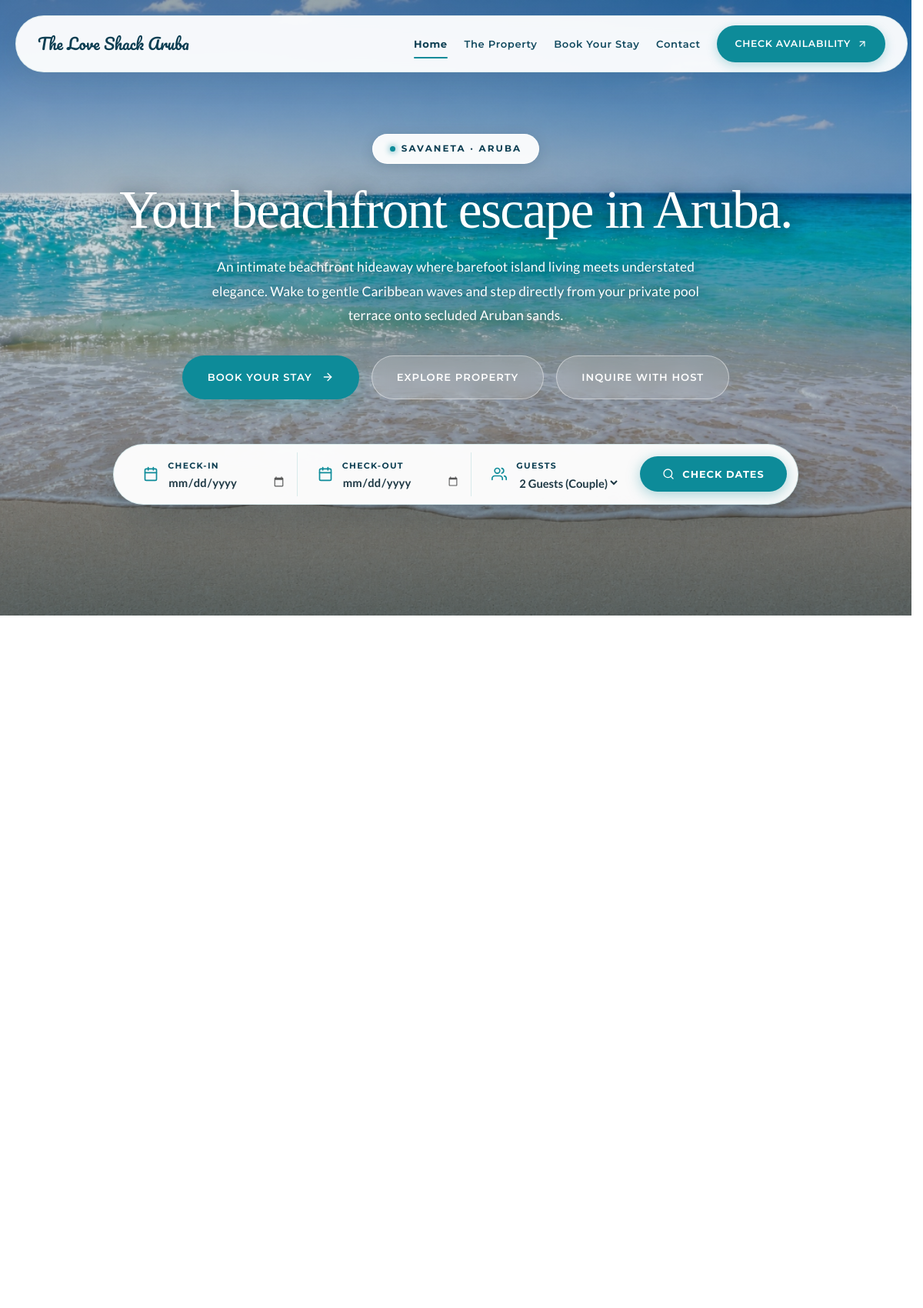
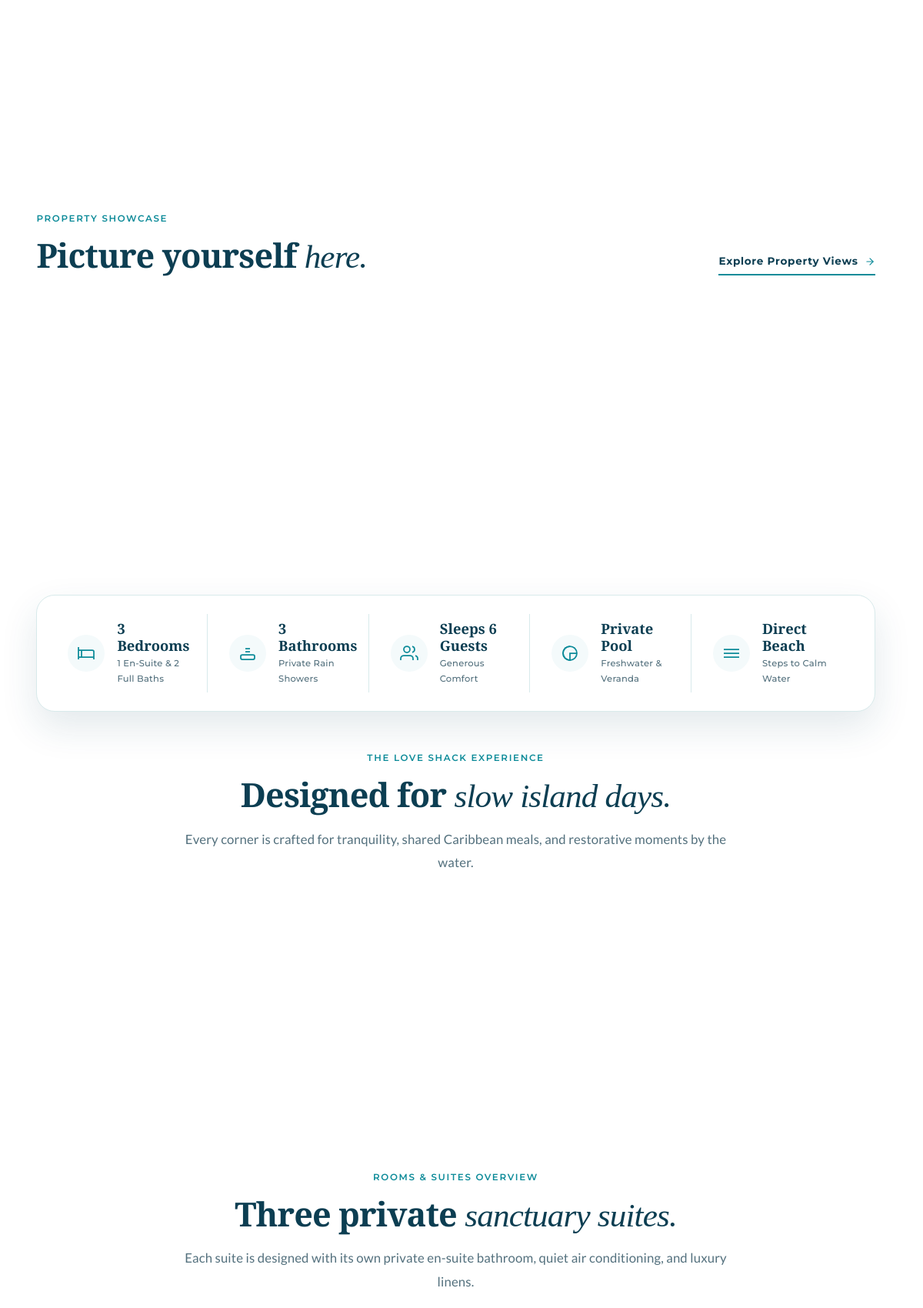
The page / (upper part) on the database its author committed (2 pictures, top to bottom).
### tables this page shows
CREATE TABLE `properties` (
  `id` INT AUTO_INCREMENT PRIMARY KEY,
  `name` VARCHAR(128) NOT NULL,
  `slug` VARCHAR(64) NOT NULL UNIQUE,
  `tagline` VARCHAR(255) NULL,
  `hero_heading` VARCHAR(255) NOT NULL,
  `hero_description` TEXT NOT NULL,
  `hero_image` VARCHAR(255) NOT NULL,
  `intro_badge` VARCHAR(64) DEFAULT 'SAVANETA · ARUBA',
  `intro_title` VARCHAR(255) NOT NULL,
  `intro_content` TEXT NOT NULL,
  `bedrooms` TINYINT NOT NULL DEFAULT 3,
  `bathrooms` TINYINT NOT NULL DEFAULT 3,
  `max_guests` TINYINT NOT NULL DEFAULT 6,
  `base_nightly_rate` DECIMAL(10,2) NOT NULL DEFAULT 650.00,
  `location_area` VARCHAR(128) NOT NULL DEFAULT 'Savaneta, Aruba',
  `map_lat` DECIMAL(10,7) DEFAULT 12.4419000,
  `map_lng` DECIMAL(10,7) DEFAULT -69.9328000,
  `is_active` TINYINT(1) NOT NULL DEFAULT 1,
  `created_at` TIMESTAMP DEFAULT CURRENT_TIMESTAMP,
  `updated_at` TIMESTAMP DEFAULT CURRENT_TIMESTAMP ON UPDATE CURRENT_TIMESTAMP
);

### includes/functions.php (called while the page is built, shortened)
<?php
function get_property_details(string $slug = 'the-love-shack'): array {
    $fallback = [
        'id'                => 1,
        'name'              => 'The Love Shack Aruba',
        'slug'              => 'the-love-shack',
        'tagline'           => 'Barefoot luxury beachfront villa with private freshwater pool',
        'hero_heading'      => 'Your beachfront escape in Aruba.',
        'hero_description'  => 'An intimate beachfront hideaway where barefoot island living meets understated elegance. Wake to gentle Caribbean waves and step directly from your private pool terrace onto secluded Aruban sands.',
        'beach_hero_image'  => 'assets/images/beach-hero.jpg',
        'hero_image'        => 'assets/images/temporary-hero.jpg',
        'intro_badge'       => 'THE LOVE SHACK · ARUBA',
        'intro_title'       => 'Barefoot luxury on Aruba\'s peaceful southern coast.',
        'intro_content'     => "Tucked along the peaceful coastline of Savaneta, The Love Shack redefines island ease. Designed for travelers seeking quiet luxury, generous open-air living spaces, and the soothing sounds of gentle Caribbean tides.\r\n\r\nUnlike the bustling high-rise resort strip in the north, Savaneta offers untouched authentic island charm, calm clear turquoise shallows, and some of Aruba's most celebrated waterfront seafood restaurants just moments away.",
        'bedrooms'          => 3,
        'bathrooms'         => 3,
        'max_guests'        => 6,
        'base_nightly_rate' => 650.00,
        'location_area'     => 'Savaneta Beachfront, Aruba',
    ];
    $pdo = get_db_connection();
    try {
        $stmt = $pdo->prepare("SELECT * FROM properties WHERE slug = ? AND is_active = 1 LIMIT 1");
        $stmt->execute([$slug]);
        $row = $stmt->fetch();
        return $row ?: $fallback;
    } catch (Exception $e) {
        error_log("Error fetching property: " . $e->getMessage());
        return $fallback;
    }
}

### index.php (the view, shortened to what this page needs)
<?php
require_once __DIR__ . '/includes/header.php';
$property = get_property_details();
?>
  <main>
    <section class="hero" aria-label="Welcome to The Love Shack Aruba">
      <div class="hero-bg" role="img" aria-label="Caribbean beachfront and ocean hero photograph" style="background-image: url('<?= htmlspecialchars($property['beach_hero_image'] ?? 'assets/images/beach-hero.jpg') ?>');"></div>
      <div class="hero-overlay"></div>
      <div class="hero-content">
        <div class="hero-tag">
          <span>SAVANETA · ARUBA</span>
        </div>
        <h1><?= htmlspecialchars($property['hero_heading'] ?? 'Your beachfront escape in Aruba.') ?></h1>
        <p class="hero-description">
          <?= htmlspecialchars($property['hero_description'] ?? 'An intimate beachfront hideaway where barefoot island living meets understated elegance. Wake to gentle Caribbean waves and step directly from your private pool terrace onto secluded Aruban sands.') ?>
        </p>
        <div class="hero-actions">
          <a class="btn btn-teal" href="booking.php">
            Book Your Stay
            <svg viewBox="0 0 24 24" fill="none" stroke="currentColor" stroke-width="2" stroke-linecap="round" stroke-linejoin="round">
              <line x1="5" y1="12" x2="19" y2="12"></line>
              <polyline points="12 5 19 12 12 19"></polyline>
            </svg>
          </a>
          <a class="btn btn-glass" href="property.php#accommodations">
            Explore Property
          </a>
          <a class="btn btn-glass" href="contact.php">
            Inquire With Host
          </a>
        </div>
        <div class="hero-search-wrapper" aria-label="Search Availability">
          <form class="hero-search-bar" id="heroSearchForm" action="booking.php" method="GET">
            <div class="search-field">
              <div class="search-field-icon">
                <svg viewBox="0 0 24 24" fill="none" stroke="currentColor" stroke-width="2" stroke-linecap="round" stroke-linejoin="round">
                  <rect x="3" y="4" width="18" height="18" rx="2" ry="2"></rect>
                  <line x1="16" y1="2" x2="16" y2="6"></line>
                  <line x1="8" y1="2" x2="8" y2="6"></line>
                  <line x1="3" y1="10" x2="21" y2="10"></line>
                </svg>
              </div>
              <div class="search-field-body">
                <label for="heroCheckin">Check-In</label>
                <input type="date" id="heroCheckin" name="checkin" required aria-label="Check-in date">
              </div>
            </div>
            <div class="search-field">
              <div class="search-field-icon">
                <svg viewBox="0 0 24 24" fill="none" stroke="currentColor" stroke-width="2" stroke-linecap="round" stroke-linejoin="round">
                  <rect x="3" y="4" width="18" height="18" rx="2" ry="2"></rect>
                  <line x1="16" y1="2" x2="16" y2="6"></line>
                  <line x1="8" y1="2" x2="8" y2="6"></line>
                  <line x1="3" y1="10" x2="21" y2="10"></line>
                </svg>
              </div>
              <div class="search-field-body">
                <label for="heroCheckout">Check-Out</label>
                <input type="date" id="heroCheckout" name="checkout" required aria-label="Check-out date">
              </div>
            </div>
            <div class="search-field">
              <div class="search-field-icon">
                <svg viewBox="0 0 24 24" fill="none" stroke="currentColor" stroke-width="2" stroke-linecap="round" stroke-linejoin="round">
                  <path d="M17 21v-2a4 4 0 0 0-4-4H5a4 4 0 0 0-4 4v2"></path>
                  <circle cx="9" cy="7" r="4"></circle>
                  <path d="M23 21v-2a4 4 0 0 0-3-3.87"></path>
                  <path d="M16 3.13a4 4 0 0 1 0 7.75"></path>
                </svg>
              </div>
              <div class="search-field-body">
                <label for="heroGuests">Guests</label>
                <select id="heroGuests" name="guests" aria-label="Number of guests">
                  <option value="2" selected>2 Guests (Couple)</option>
                </select>
              </div>
            </div>
            <button type="submit" class="search-btn" aria-label="Check Availability">
              <svg viewBox="0 0 24 24" fill="none" stroke="currentColor" stroke-width="2" stroke-linecap="round" stroke-linejoin="round">
                <circle cx="11" cy="11" r="8"></circle>
                <line x1="21" y1="21" x2="16.65" y2="16.65"></line>
              </svg>
              <span>Check Dates</span>
            </button>
          </form>
        </div>
      </div>
    </section>
    <section class="intro-section wrap" id="overview" aria-label="About The Love Shack">
      <div class="intro-grid">
      </div>
    </section>
    <section class="gallery-section wrap" id="gallery" aria-label="Villa Gallery Preview">
      <div class="gallery-header-row">
        <div>
          <span class="eyebrow">PROPERTY SHOWCASE</span>
          <h2>Picture yourself <em>here.</em></h2>
        </div>
        <a class="btn-text-link" href="property.php#gallery">
          Explore Property Views
          <svg viewBox="0 0 24 24" fill="none" stroke="currentColor" stroke-width="2" stroke-linecap="round" stroke-linejoin="round">
            <line x1="5" y1="12" x2="19" y2="12"></line>
            <polyline points="12 5 19 12 12 19"></polyline>
          </svg>
        </a>
      </div>
      <div class="gallery-grid">
      </div>
    </section>
    <section class="highlights-section wrap" id="highlights" aria-label="Accommodation Highlights">
      <div class="amenity-strip-container" style="margin-bottom: 50px;">
        <div class="strip-item">
          <div class="strip-icon">
            <svg viewBox="0 0 24 24" fill="none" stroke="currentColor" stroke-width="2"><path d="M2 4v16M2 8h18a2 2 0 0 1 2 2v10M2 17h20M6 8v9"></path></svg>
          </div>
          <div class="strip-text">
            <strong><?= (int)($property['bedrooms'] ?? 3) ?> Bedrooms</strong>
            <span>1 En-Suite &amp; 2 Full Baths</span>
          </div>
        </div>
        <div class="strip-item">
          <div class="strip-icon">
            <svg viewBox="0 0 24 24" fill="none" stroke="currentColor" stroke-width="2"><path d="M9 6h6M9 10h6M5 14h14a2 2 0 0 1 2 2v2a2 2 0 0 1-2 2H5a2 2 0 0 1-2-2v-2a2 2 0 0 1 2-2z"></path></svg>
          </div>
          <div class="strip-text">
            <strong><?= (int)($property['bathrooms'] ?? 3) ?> Bathrooms</strong>
            <span>Private Rain Showers</span>
          </div>
        </div>
        <div class="strip-item">
          <div class="strip-icon">
            <svg viewBox="0 0 24 24" fill="none" stroke="currentColor" stroke-width="2"><path d="M17 21v-2a4 4 0 0 0-4-4H5a4 4 0 0 0-4 4v2"></path><circle cx="9" cy="7" r="4"></circle><path d="M23 21v-2a4 4 0 0 0-3-3.87"></path><path d="M16 3.13a4 4 0 0 1 0 7.75"></path></svg>
          </div>
          <div class="strip-text">
            <strong>Sleeps <?= (int)($property['max_guests'] ?? 6) ?> Guests</strong>
            <span>Generous Comfort</span>
          </div>
        </div>
        <div class="strip-item">
          <div class="strip-icon">
            <svg viewBox="0 0 24 24" fill="none" stroke="currentColor" stroke-width="2"><circle cx="12" cy="12" r="9"></circle><path d="M12 3a9 9 0 0 0 0 18v-9h9"></path></svg>
          </div>
          <div class="strip-text">
            <strong>Private Pool</strong>
            <span>Freshwater &amp; Veranda</span>
          </div>
        </div>
        <div class="strip-item">
          <div class="strip-icon">
            <svg viewBox="0 0 24 24" fill="none" stroke="currentColor" stroke-width="2"><path d="M2 12h20M2 17h20M2 7h20"></path></svg>
          </div>
          <div class="strip-text">
            <strong>Direct Beach</strong>
            <span>Steps to Calm Water</span>
          </div>
        </div>
      </div>
      <div class="section-header center">
        <span class="eyebrow center">THE LOVE SHACK EXPERIENCE</span>
        <h2>Designed for <em>slow island days.</em></h2>
        <p>Every corner is crafted for tranquility, shared Caribbean meals, and restorative moments by the water.</p>
      </div>
      <div class="experience-grid">
      </div>
    </section>
    <section class="rooms-preview-section wrap" id="rooms" aria-label="Rooms and Suites Overview">
      <div class="section-header center">
        <span class="eyebrow center">ROOMS & SUITES OVERVIEW</span>
        <h2>Three private <em>sanctuary suites.</em></h2>
        <p>Each suite is designed with its own private en-suite bathroom, quiet air conditioning, and luxury linens.</p>
      </div>
    </section>
  </main>
<?php
require_once __DIR__ . '/includes/footer.php';
?>

### rows shown on the page
properties: hero_heading "Your beachfront escape in Aruba.", hero_description "An intimate beachfront hideaway where barefoot island living meets understated elegance. Wake to gentle Caribbean waves and step directly from your private pool terrace onto secluded Aruban sands.", bedrooms "3", bathrooms "3", max_guests "6"

### other values the page prints
$settings['site_title'] "The Love Shack Aruba"
